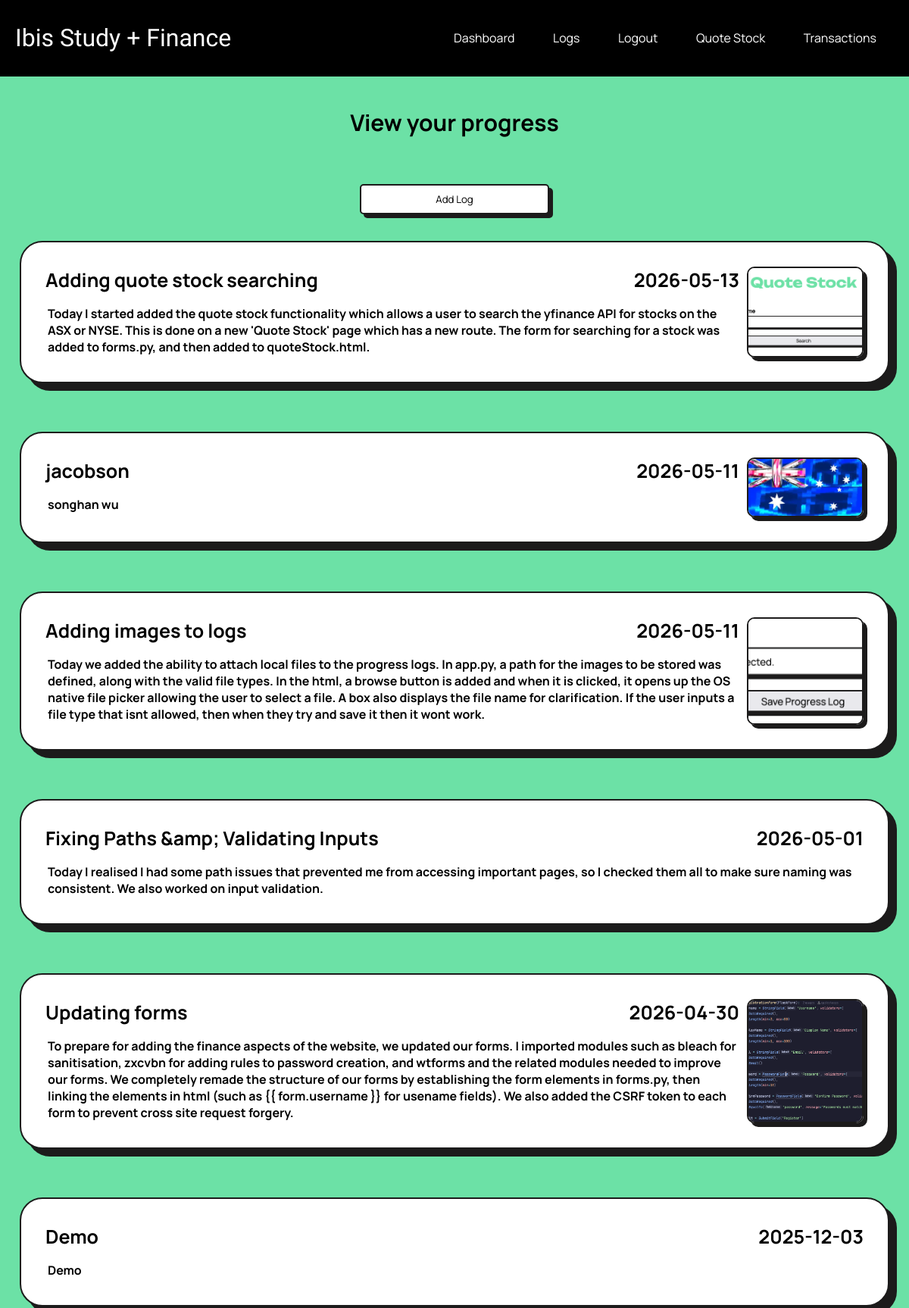
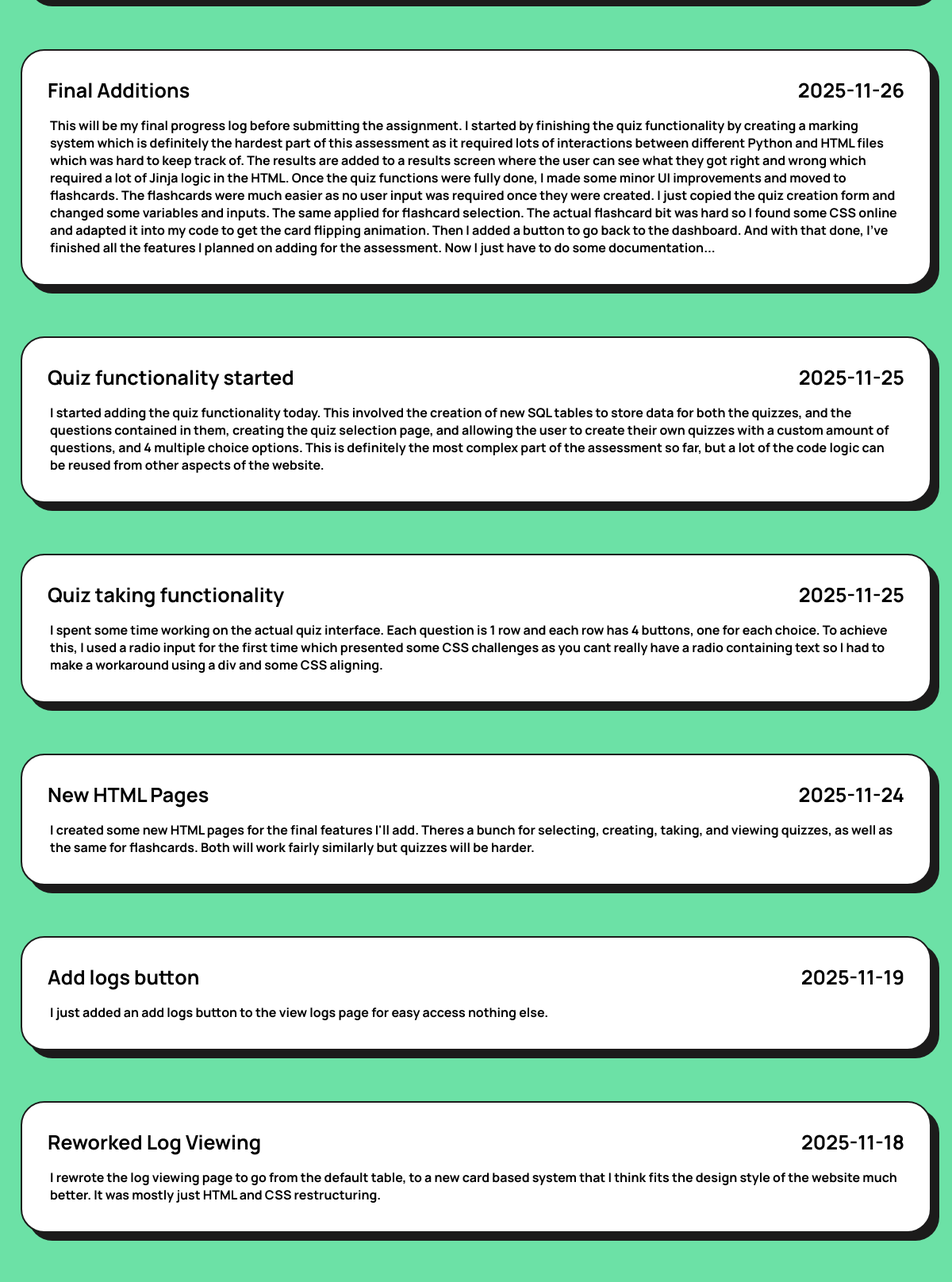
The app's page /view_log (signed in, upper part) with its own data (2 pictures, top to bottom).
### tables this page shows
CREATE TABLE ProgressLogs(
    -- id, user_id, date, title, details, image_path nullable
    id INTEGER PRIMARY KEY AUTOINCREMENT,
    user_id INTEGER NOT NULL,
    date TEXT NOT NULL,
    title TEXT NOT NULL,
    details TEXT NOT NULL,
    image_path TEXT

);

### app.py (the view)
@app.route('/view_log', methods=['GET'])
@login_required
def view_log():
    try:
        with get_db_connection() as conn:
            cursor = conn.cursor()
            cursor.execute(
                """
                SELECT date, title, details, image_path
                FROM ProgressLogs
                WHERE user_id = ?
                ORDER BY date DESC
                """,
                (current_user.id,)
            )
            posts = cursor.fetchall()
        return render_template('viewLogs.html', posts=posts, username=current_user.username)
    except Exception as e:
        flash(f'Error loading your progress logs: {e}', 'error')
        return redirect(url_for('dashboard'))

### app.py (called while the page is built)
@login_manager.user_loader
def load_user(user_id):
    try:
        with get_db_connection() as conn:
            cursor = conn.cursor()
            cursor.execute(
                'SELECT id, username FROM Users WHERE id = ?',
                (user_id,)
            )
            user = cursor.fetchone()
        if user:
            return User(id=user['id'], username=user['username'])
        return None
    except Exception as e:
        print(f"Error loading user {user_id}: {e}")  # Replace with proper logging later
        return None

@contextmanager
def get_db_connection():
    conn = sqlite3.connect('database.db')
    conn.row_factory = sqlite3.Row
    try: # waits for the connection to finish, keeping it open until it is done so it can be closed
        yield conn
    finally:
        conn.close()

### templates/viewLogs.html (shortened to what this page needs)
{% extends 'base.html' %}
{% block content %}
        <h4>View your progress</h4> <br>
        <div style="display: flex; justify-content: center">
            <a href="{{ url_for('add_progress') }}" style="align-content: center">
                <button style="width: 250px; ">Add Log</button>
            </a>
        </div>
        {% if posts %}
            <div class="logGrid">
                {% for post in posts %}
                    <div class="log">
                        <div class="logText">
                            <div class="logHeader">
                                <h3>{{ post.title }}</h3>
                                <h3>{{ post.date }}</h3>
                            </div>
                            <p>{{ post.details }}</p>
                        </div>
                        {% if post.image_path %}
                            <img class="logImage"
                                 src="{{ url_for('static', filename=post.image_path) }}"
                                 alt="Progress image for {{ post.title }}">
                        {% endif %}
                    </div>
                {% endfor %}
            </div>
        {% else %}
            <p>No progress entries found</p>
        {% endif %}
{% endblock %}

### templates/base.html (shortened to what this page needs)
<!DOCTYPE html>
<html lang="en">
<head>
    <link rel="stylesheet" href="{{ url_for('static', filename='styles.css') }}">
</head>
<body>
    <header>
        <h1>{% block heading %}Ibis Study + Finance{% endblock %}</h1>
        <nav>
            {% if not current_user.is_authenticated %}
                <a href="{{ url_for('login') }}">Login</a>
                <a href="{{ url_for('register') }}">Register</a>
            {% else %}
                <a href="{{ url_for('dashboard') }}">Dashboard</a>
                <a href="{{ url_for('view_log') }}">Logs</a>
                <a href="{{ url_for('logout') }}">Logout</a>
                <a href="{{ url_for('quote_stock') }}">Quote Stock</a>
                <a href="{{ url_for('transactions') }}">Transactions</a>
            {% endif %}
        </nav>
    </header>
    <content>
        {% block content %}
        {% endblock %}
    </content>
</body>
</html>

### static/styles.css (style rules this page uses)
body { font-family: Arial, sans-serif; margin: 0; padding: 0; background-color: #6ce1a6; color:black; overflow-x: hidden; }
html, body { min-height: 100%; height: auto; overflow-y: auto; }
header { background-color: black; padding: 10px 20px; align-items: center; display: flex; justify-content: space-between; }
nav a { color: white; text-decoration: none; margin: 0 15px; text-align: right; transition: all ease 500ms; font-family: 'Manrope', sans-serif; padding: 0.5em; border-radius: 7px; }
h1 { text-align: left; font-family: 'Climate Crisis', sans-serif; font-weight: normal; color: white; }
h3 { font-family: 'Manrope', sans-serif; font-weight: bolder; color: black; font-size: 25px; margin: 0; padding: 0; }
h4 { font-family: 'Manrope', sans-serif; font-weight: bolder; color: black; font-size: 30px; align-items: center; text-align: center; }
p { font-family: 'Manrope', sans-serif; font-weight: bold; margin: 3px; }
button { border: 2px solid #1c1b1b; box-shadow: 5px 5px #1c1b1b; border-radius: 5px; background-color: white; font-family: 'Manrope', sans-serif; transition: background-color 500ms ease-in-out, font-weight 500ms ease-in-out, letter-spacing 500ms ease-in-out, transform 100ms ease, box-shadow 100ms ease; ; width: calc(100% - 20rem); max-width: 50rem; margin: 0.2rem auto; height: 3em }
.logGrid { display: flex; flex-direction: column; justify-content: center; }
.log { align-self: center; justify-content: space-between; display: flex; flex-direction: row; flex-wrap: wrap; gap: 10px; padding: 2em; margin: 2em auto; border-radius: 30px; background-color: white; min-height: 4vh; width: 90vw; border: 2px solid #1c1b1b; box-shadow: 10px 10px #1c1b1b; }
.logText { flex: 1; min-width: 250px; }
.logHeader { display: flex; justify-content: space-between; gap: 1em; flex-wrap: wrap; margin-bottom: 1em; }
.logImage { width: 150px; max-width: 100%; height: auto; object-fit: cover; border: 2px solid #1c1b1b; box-shadow: 5px 5px #1c1b1b; border-radius: 10px; }

### records on screen
ProgressLogs: title "Adding quote stock searching", date "2026-05-13", details "Today I started added the quote stock functionality which allows a user to search the yfinance API for stocks on the ASX or NYSE. This is done on a new 'Quote Stock' page which has a new route. The form for searching for a stock was added to forms.py, and then added to quoteStock.html.", image_path (picture)
ProgressLogs: title "jacobson", date "2026-05-11", details "songhan wu", image_path (picture)
ProgressLogs: title "Adding images to logs", date "2026-05-11", details "Today we added the ability to attach local files to the progress logs. In app.py, a path for the images to be stored was defined, along with the valid file types. In the html, a browse button is added and when it is clicked, it opens up the OS native file picker allowing the user to select a file. A box also displays the file name for clarification. If the user inputs a file type that isnt allowed, then when they try and save it then it wont work.", image_path (picture)
ProgressLogs: title "Fixing Paths &amp; Validating Inputs", date "2026-05-01", details "Today I realised I had some path issues that prevented me from accessing important pages, so I checked them all to make sure naming was consistent. We also worked on input validation."
ProgressLogs: title "Updating forms", date "2026-04-30", details "To prepare for adding the finance aspects of the website, we updated our forms. I imported modules such as bleach for sanitisation, zxcvbn for adding rules to password creation, and wtforms and the related modules needed to improve our forms. We completely remade the structure of our forms by establishing the form elements in forms.py, then linking the elements in html (such as {{ form.username }} for usename fields). We also added the CSRF token to each form to prevent cross site request forgery.", image_path (picture)
ProgressLogs: title "Demo", date "2025-12-03", details "Demo"
ProgressLogs: title "Final Additions", date "2025-11-26", details "This will be my final progress log before submitting the assignment. I started by finishing the quiz functionality by creating a marking system which is definitely the hardest part of this assessment as it required lots of interactions between different Python and HTML files which was hard to keep track of. The results are added to a results screen where the user can see what they got right and wrong which required a lot of Jinja logic in the HTML. Once the quiz functions were fully done, I made some minor UI improvements and moved to flashcards. The flashcards were much easier as no user input was required once they were created. I just copied the quiz creation form and changed some…"
ProgressLogs: title "Quiz functionality started", date "2025-11-25", details "I started adding the quiz functionality today. This involved the creation of new SQL tables to store data for both the quizzes, and the questions contained in them, creating the quiz selection page, and allowing the user to create their own quizzes with a custom amount of questions, and 4 multiple choice options. This is definitely the most complex part of the assessment so far, but a lot of the code logic can be reused from other aspects of the website."
ProgressLogs: title "Quiz taking functionality", date "2025-11-25", details "I spent some time working on the actual quiz interface. Each question is 1 row and each row has 4 buttons, one for each choice. To achieve this, I used a radio input for the first time which presented some CSS challenges as you cant really have a radio containing text so I had to make a workaround using a div and some CSS aligning."
ProgressLogs: title "New HTML Pages", date "2025-11-24", details "I created some new HTML pages for the final features I'll add. Theres a bunch for selecting, creating, taking, and viewing quizzes, as well as the same for flashcards. Both will work fairly similarly but quizzes will be harder."
ProgressLogs: title "Add logs button", date "2025-11-19", details "I just added an add logs button to the view logs page for easy access nothing else."
ProgressLogs: title "Reworked Log Viewing", date "2025-11-18", details "I rewrote the log viewing page to go from the default table, to a new card based system that I think fits the design style of the website much better. It was mostly just HTML and CSS restructuring."
